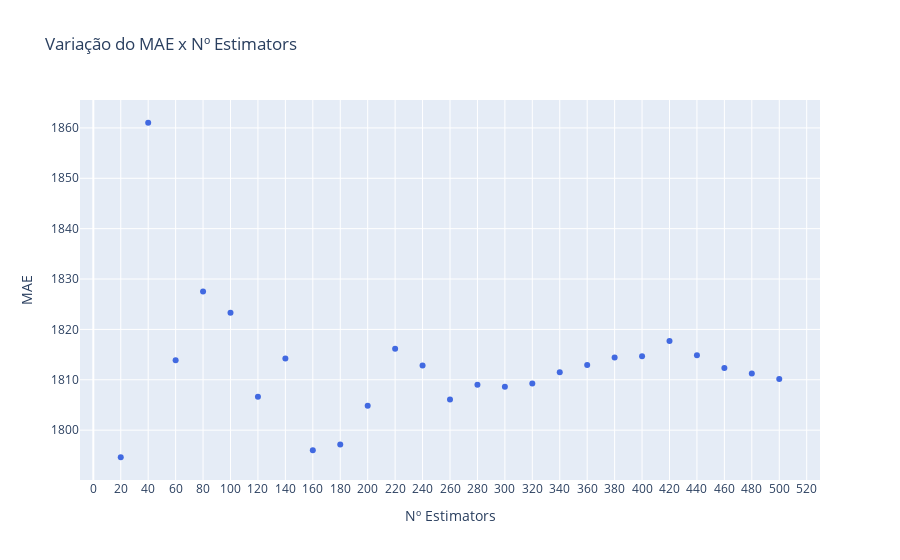

The code cell stored with this chart in its notebook:
### Code cell
# Search the best approch to predict the car price
scores_multiply_n_estimators = {n_estimator: get_score_random_forest(n_estimator) for n_estimator in range(20, 520, 20)}

# Less MAE is better
fig = go.Figure(
  data=go.Scatter(
    x=list(scores_multiply_n_estimators.keys()), 
    y=list(scores_multiply_n_estimators.values()),
    mode='markers',
    line = dict(color='royalblue', width=3, dash='dash')
  )
)

fig.update_layout(
  title='Variação do MAE x Nº Estimators',
  xaxis_title='Nº Estimators',
  yaxis_title='MAE',
  xaxis = dict(tickmode = 'linear', tick0 = 20, dtick = 20)
)

fig.show()

### Figure 1 — Plotly figure (JSON) as saved in the notebook; plotly's stock layout.template omitted (floating-point values rounded to 4 significant figures)
{"data": [{"line": {"color": "royalblue", "dash": "dash", "width": 3}, "mode": "markers", "type": "scatter", "x": [20, 40, 60, 80, 100, 120, 140, 160, 180, 200, 220, 240, 260, 280, 300, 320, 340, 360, 380, 400, 420, 440, 460, 480, 500], "y": [1795.0, 1861.0, 1814.0, 1828.0, 1823.0, 1807.0, 1814.0, 1796.0, 1797.0, 1805.0, 1816.0, 1813.0, 1806.0, 1809.0, 1809.0, 1809.0, 1811.0, 1813.0, 1814.0, 1815.0, 1818.0, 1815.0, 1812.0, 1811.0, 1810.0]}], "layout": {"title": {"text": "Variação do MAE x Nº Estimators"}, "xaxis": {"dtick": 20, "tick0": 20, "tickmode": "linear", "title": {"text": "Nº Estimators"}}, "yaxis": {"title": {"text": "MAE"}}}}
